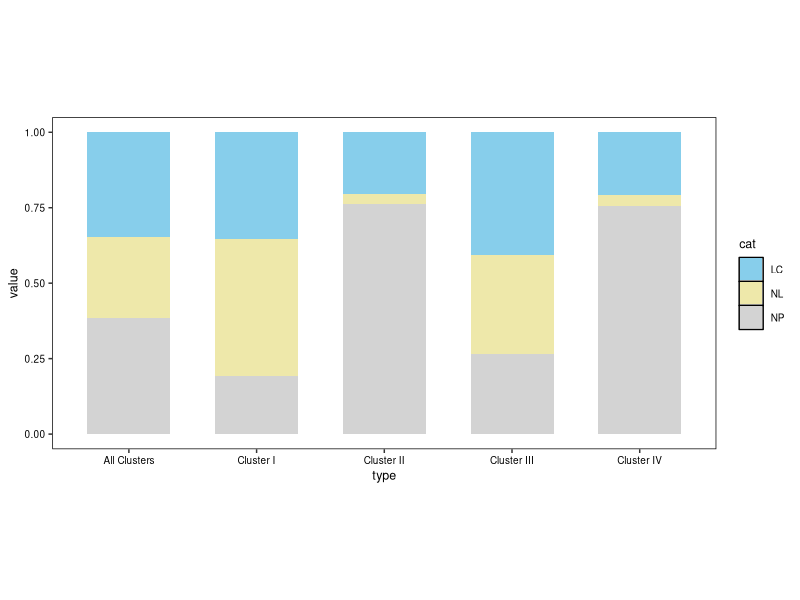
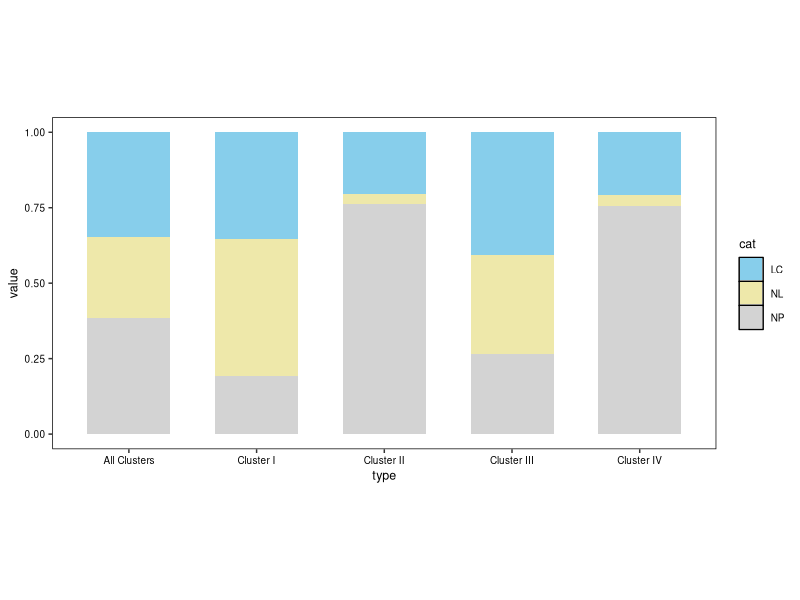

Write the R code that produced these figures, in order.
################################################################################
########Plot proportional Hdac1 clusters with AC VG pan-H3Kac enrichment########
################################################################################
dataTable <- data.frame(matrix(nrow = 5, ncol = 4))
dataTable[, 1] <- c("All Clusters", "Cluster I", "Cluster II", "Cluster III", "Cluster IV")
dataTable[, 2] <- c(8100, 1252, 282, 5560, 1006)
dataTable[, 3] <- c(6301, 1611, 50, 4471, 169)
dataTable[, 4] <- c(9041, 685, 1057, 3638, 3661)
colnames(dataTable) <- c("clusters", "LC", "NL", "NP")
#############################################
############make plotable table##############
#############################################
plot_table <- data.frame(matrix(nrow=15, ncol=3))
colnames(plot_table) <- c("type", "value", "cat")
plot_table[1:3, 1] <- c("All Clusters")
plot_table[1:3, 2] <- c(8100, 6301, 9041) ###fill from datatable##
plot_table[1:3, 3] <- c("LC", "NL", "NP")
plot_table[4:6, 1] <- c("Cluster I")
plot_table[4:6, 2] <- c(1251, 1611, 685) ###fill from datatable##
plot_table[4:6, 3] <- c("LC", "NL", "NP")
plot_table[7:9, 1] <- c("Cluster II")
plot_table[7:9, 2] <- c(282, 50, 1057) ###fill from datatable##
plot_table[7:9, 3] <- c("LC", "NL", "NP")
plot_table[10:12, 1] <- c("Cluster III")
plot_table[10:12, 2] <- c(5560, 4471, 3638) ###fill from datatable##
plot_table[10:12, 3] <- c("LC", "NL", "NP")
plot_table[13:15, 1] <- c("Cluster IV")
plot_table[13:15, 2] <- c(1006, 169, 3661) ###fill from datatable##
plot_table[13:15, 3] <- c("LC", "NL", "NP")
##########################################################
plot_table$cat <- factor(plot_table$cat, levels = c("LC", "NL", "NP"))

library(ggplot2)
p <- ggplot(plot_table, aes(x= type, y= value, fill= cat, width= 0.65))+
  geom_bar(position= "fill", stat= "identity")+
  scale_fill_manual(values = c("#87CEEB", "#EEE8AA", "#D3D3D3"))+
  theme(panel.grid.major = element_blank(), 
        panel.grid.minor = element_blank(),
        panel.background = element_rect(fill = "transparent",colour = NA),
        plot.background = element_rect(fill = "transparent",colour = NA))+
  theme(aspect.ratio = 0.5)+
  theme(axis.text = element_text(color="black"), text = element_text(size=9))+
  theme(panel.background = element_rect(size= 0.5, fill = "white", colour = "black"))
p

ggsave('/Volumes/GoogleDrive/My Drive/foxh1 and hdac1/panH3Kac/differential peak overlap hdac1 clusters/bar plot proportion of AC VG specific pan-H3Kac on hdac1 clusters.tiff', p, device = "tiff", dpi = 200)

















